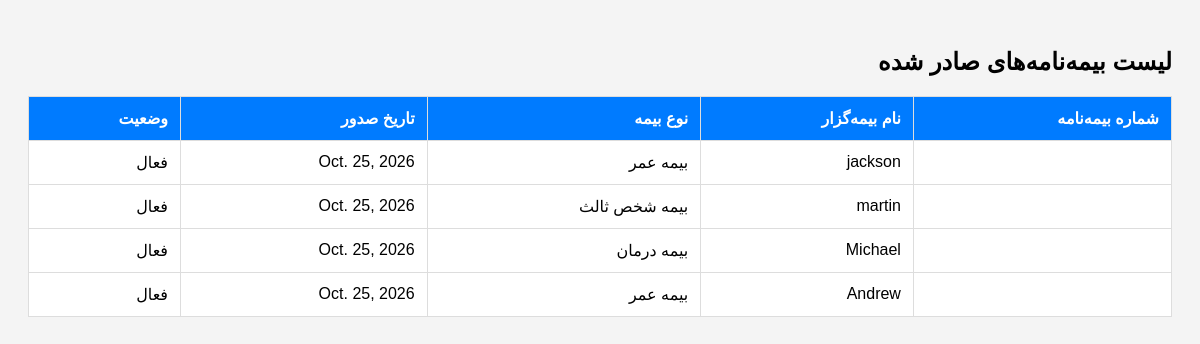
The page /policies/ on the database its author committed.
### insurances/models.py (models this page shows, shortened)
class Policy(models.Model):
    POLICY_TYPES = (
        ('life' , ' بیمه عمر'),
        ('third_party','بیمه شخص ثالث'),
        ('health' , 'بیمه درمان '),
    )
    Policy_number = models.CharField(max_length=20, unique=True, verbose_name=" شماره بیمه نامه " )
    holder_name = models.CharField(max_length=100, verbose_name=" name bime gozar")
    policy_type = models.CharField(max_length=20, choices=POLICY_TYPES, verbose_name=" nooe bime")
    issue_date = models.DateField(verbose_name=" tarikh sodoor")
    is_active = models.BooleanField(default=True, verbose_name=" vaziat faaal boodan")

### insurances/views.py (the view)
# urls.py: path('policies/', views.policy_list, name='policy_list'),# new address
def policy_list(request):
    policies = Policy.objects.all()
    context = {
        'policies': policies
    }
    return render(request, 'insurances/policy_list.html', context)

### insurances/templates/insurances/policy_list.html (shortened to what this page needs)
<!DOCTYPE html>
<html lang="fa" dir="rtl">
<head>
</head>
<body>
    <h2>لیست بیمه‌نامه‌های صادر شده</h2>
    <table>
        <thead>
            <tr>
                <th>شماره بیمه‌نامه</th>
                <th>نام بیمه‌گزار</th>
                <th>نوع بیمه</th>
                <th>تاریخ صدور</th>
                <th>وضعیت</th>
            </tr>
        </thead>
        <tbody>
            {% for policy in policies %}
                <tr>
                    <td>{{ policy.policy_number }}</td>
                    <td>{{ policy.holder_name }}</td>
                    <td>{{ policy.get_policy_type_display }}</td>
                    <td>{{ policy.issue_date }}</td>
                    <td>{% if policy.is_active %} فعال {% else %} غیرفعال {% endif %}</td>
                </tr>
            {% empty %}
                <tr>
                    <td colspan="5" style="text-align: center;">هیچ بیمه‌نامه‌ای یافت نشد.</td>
                </tr>
            {% endfor %}
        </tbody>
    </table>
</body>
</html>

### insurances/templates/insurances/policy_list.html (style rules this page uses)
body { font-family: Tahoma, sans-serif; background-color: #f4f4f4; padding: 20px; }
table { width: 100%; border-collapse: collapse; background-color: white; }
th, td { padding: 12px; border: 1px solid #ddd; text-align: right; }
th { background-color: #007bff; color: white; }

### rows shown on the page
Policy: holder_name "jackson", policy_type "بیمه عمر", issue_date "Oct. 25, 2026", is_active "فعال"
Policy: holder_name "martin", policy_type "بیمه شخص ثالث", issue_date "Oct. 25, 2026", is_active "فعال"
Policy: holder_name "Michael", policy_type "بیمه درمان", issue_date "Oct. 25, 2026", is_active "فعال"
Policy: holder_name "Andrew", policy_type "بیمه عمر", issue_date "Oct. 25, 2026", is_active "فعال"
